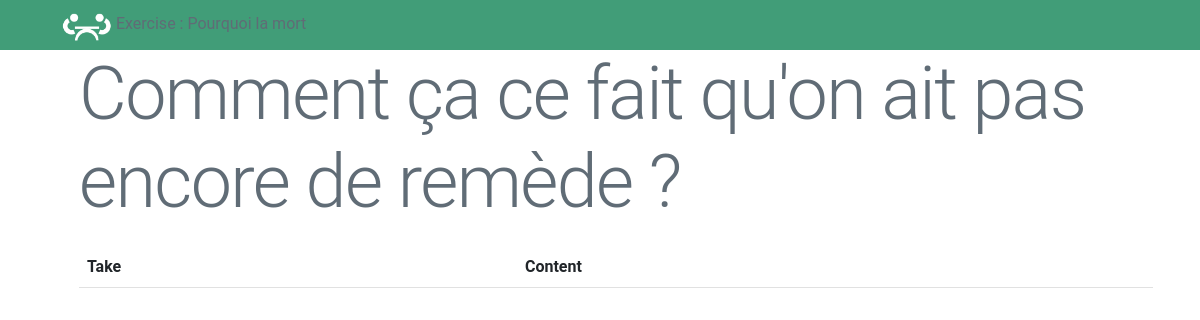
Page /?action=showStatExerciseByField&field=2 on the earlier database version.
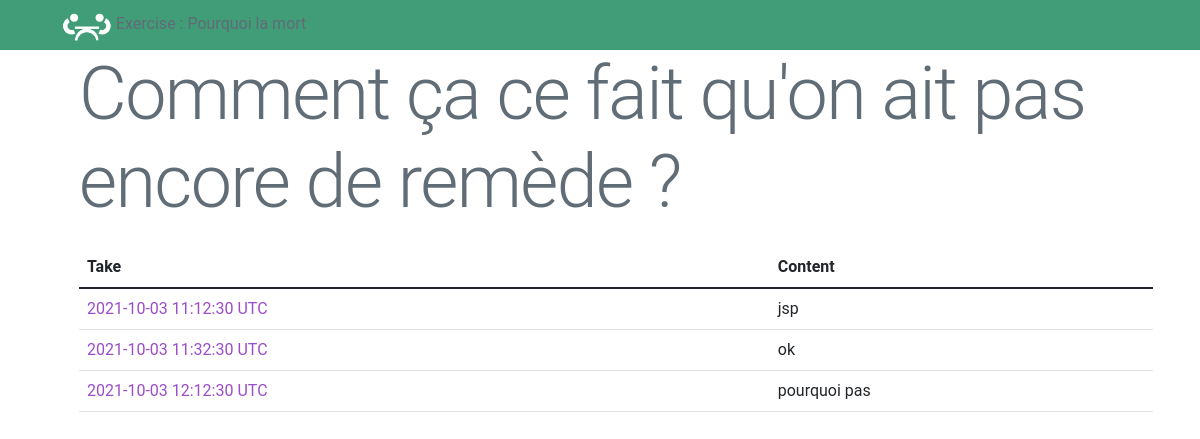
Same page on the later database version.
### tables this page shows
CREATE TABLE IF NOT EXISTS `exercises` (
  `id` int(11) NOT NULL AUTO_INCREMENT,
  `title` varchar(255) NOT NULL,
  `state` int(11) NOT NULL DEFAULT 0,
  PRIMARY KEY (`id`),
  UNIQUE KEY `exercises_title_unique` (`title`)
);

CREATE TABLE IF NOT EXISTS `fields` (
  `id` int(11) NOT NULL AUTO_INCREMENT,
  `label` varchar(255) NOT NULL,
  `value_kind` int(11) NOT NULL,
  `exercises_id` int(11) NOT NULL,
  PRIMARY KEY (`id`,`exercises_id`),
  KEY `fk_fields_exercises1_idx` (`exercises_id`),
  CONSTRAINT `fk_fields_exercises1` FOREIGN KEY (`exercises_id`) REFERENCES `exercises` (`id`) ON DELETE NO ACTION ON UPDATE NO ACTION
);

CREATE TABLE IF NOT EXISTS `takes` (
  `id` int(11) NOT NULL AUTO_INCREMENT,
  `time_stamp` timestamp NOT NULL DEFAULT current_timestamp() ON UPDATE current_timestamp(),
  PRIMARY KEY (`id`)
);

CREATE TABLE IF NOT EXISTS `answers` (
  `id` int(11) NOT NULL AUTO_INCREMENT,
  `response` text NOT NULL,
  `fields_id` int(11) NOT NULL,
  `takes_id` int(11) NOT NULL,
  PRIMARY KEY (`id`,`fields_id`,`takes_id`),
  UNIQUE KEY `unique_take_for_answer` (`fields_id`,`takes_id`),
  KEY `fk_answers_fields1_idx` (`fields_id`),
  KEY `fk_answers_takes1_idx` (`takes_id`),
  CONSTRAINT `fk_answers_fields1` FOREIGN KEY (`fields_id`) REFERENCES `fields` (`id`) ON DELETE NO ACTION ON UPDATE NO ACTION,
  CONSTRAINT `fk_answers_takes1` FOREIGN KEY (`takes_id`) REFERENCES `takes` (`id`) ON DELETE NO ACTION ON UPDATE NO ACTION
);

### Controller/ExerciseController.php (called while the page is built, shortened)
<?php
class ExerciseController
{
    public static function showStatExerciseByField()
    {
        $field = Field::find($_GET['field']);
        $exercise = Exercise::find($field->exercises_id);
        include_once "View/StatExerciseByField.php";
        $contenu = ob_get_clean();
        require dirname(__DIR__, 1) . "/View/Layout.php";
    }
}

### Model/DbConnector.php (called while the page is built, shortened)
<?php
class DbConnector
{
    private static function getPDO(){
        $DB = null;
        try{
            $DB = new PDO($DSN,$USERNAME,$PASSWORD);
        }catch(Exception $exception){
            throw new Exception("An exception has occurred when trying to connect to the database!");
        }
        $DB->exec("set names utf8");
        $DB->setAttribute(PDO::ATTR_ERRMODE, PDO::ERRMODE_EXCEPTION);
        return $DB;
    }
    static function select($query, $params, $multirecord) {
        $DB = self::getPDO();
        try {
            $statement = $DB->prepare($query);
            $statement->execute($params);
            if ($multirecord)
            {
                $queryResult = $statement->fetchAll(PDO::FETCH_ASSOC);
            } else {
                $queryResult = $statement->fetch(PDO::FETCH_ASSOC);
            }
            return $queryResult;
        } catch (PDOException $e) {
            error_log($e->getMessage());
            return null;
        }
    }
    static function selectMany($query, $params = []) {
        return self::select($query, $params, true);
    }
    static function selectOne($query, $params = []) {
        return self::select($query, $params, false);
    }
}

### Model/Field.php (called while the page is built, shortened)
<?php
class Field
{
    private int $id;
    public function __construct(string $label, int $value_kind, int $exercises_id, int $id = null)
    {
        $this->label = $label;
        $this->exercises_id = $exercises_id;
        if ($id != null) $this->id = $id;
    }
    static function find($id): ?Field
    {
        $res = DbConnector::selectOne("select * from fields where id=:id;", ["id" => $id]);
        return isset($res['label']) ? new Field($res['label'], $res['value_kind'], $res['exercises_id'], $res['id']) : null;
    }
    public function getId(): int
    {
        return $this->id;
    }
    public function takes(): array
    {
        $res = DbConnector::selectMany("SELECT takes.id, time_stamp FROM takes INNER JOIN answers ON answers.takes_id = takes.id WHERE answers.fields_id = :fields_id", ["fields_id" => $this->id]);
        $return = [];
        foreach ($res as $result) {
            $return[] = Take::make($result);
        }
        return $return;
    }
}

### Model/Exercise.php (called while the page is built, shortened)
<?php
class Exercise
{
    static function make(array $params)
    {
        $exercise = new Exercise();
        if (isset($params['id'])) {
            $exercise->id = $params['id'];
        }
        $exercise->title = $params['title'];
        $exercise->state = $params['state'];
        return $exercise;
    }
    static function find(int $id): ?Exercise
    {
        $res = DbConnector::selectOne("SELECT * FROM exercises WHERE id = :id", ['id' => $id]);
        return self::make(["id" => $res["id"], "title" => $res['title'], "state" => $res['state']]);
    }
}

### Model/Take.php (called while the page is built, shortened)
<?php
class Take
{
    public int $id;
    static function make(array $params)
    {
        $take = new Take();
        if (isset($params['id'])) {
            $take->id = $params['id'];
        }
        $take->timeStamp = new DateTime( $params['time_stamp']);
        return $take;
    }
    static function find(int $id): ?Take
    {
        $res = DbConnector::selectOne("SELECT * FROM takes WHERE id = :id", ['id' => $id]);
        return self::make(["id" => $res["id"], "time_stamp" => $res['time_stamp']]);
    }
    public function answers(): array
    {
        $answers = Answer::where("takes_id",$this->id);
        return $answers;
    }
}

### Model/Answer.php (called while the page is built, shortened)
<?php
class Answer
{
    static function make(array $params)
    {
        $answer = new Answer();
        if (isset($params['id'])) {
            $answer->id = $params['id'];
        }
        $answer->response = $params['response'];
        if (isset($params['field'])) {
            $answer->field = $params['field'];
        }else{
            $answer->field = Field::find($params['fields_id']);
        }
        if (isset($params['take'])) {
            $answer->take = $params['take'];
        }else{
            $answer->take = Take::find($params['takes_id']);
        }
        return $answer;
    }
    static function where($field,$value): array
    {
        $result = DbConnector::selectMany("select * from answers where $field = :value;",["value"=>$value]);
        $return = [];
        foreach ($result as $res){
            $return[] = self::make(["id" => $res["id"], "response" => $res['response'], "field" => Field::find($res['fields_id']), "take" => Take::find($res['takes_id'])]);
        }
        return $return;
    }
}

### View/StatExerciseByField.php (the view)
<section class="row">
    <div class="column">
        <h1><?= $field->label ?></h1>
        <table class="table">
            <thead>
            <tr>
                <th>Take</th>
                <th>Content</th>
            </tr>
            </thead>
            <tbody>
            <?php foreach ($field->takes() as $take) : ?>
                <tr>
                    <td>
                        <a class="link_title" href="?action=showStatExerciseByTake&take=<?= $take->id ?>"><?= $take->timeStamp->format('Y-m-d H:i:s') ?> UTC</a>
                    </td>
                    <?php foreach ($take->answers() as $answer) : ?>
                        <?php if ($answer->field->getId() == $field->getId()): ?>
                            <td>
                                <a>
                                    <?= $answer->response ?>
                                </a>
                            </td>
                        <?php endif; ?>
                    <?php endforeach; ?>
                </tr>
            <?php endforeach; ?>
            </tbody>
        </table>
    </div>
</section>

### View/Components/Header/Results.php (shortened to what this page needs)
    <header class="results">
        <section class="container">
            <a href="?"><img id="Logo" src="View/Style/Assets/logo.png"></a>
            <?php if ($_GET['action'] == "showStatExercise" || $_GET['action'] == "showStatExerciseByField" || $_GET['action'] == "showStatExerciseByTake"  ) { ?>
                <a>Exercise : <span><?= $exercise->title ?></span></a>
            <?php } ?>
        </section>
    </header>
<?php
$header = ob_get_clean();

### index.php (shortened to what this page needs)
<?php
if (isset($_GET['action'])) {
    switch ($_GET['action']) {
        case 'showStatExerciseByField':
            ExerciseController::showStatExerciseByField();
            break;
    }
}else{
    MainController::showHome();
}

### View/Layout.php (shortened to what this page needs)
<?php
require_once $headerPath;
?>
<!DOCTYPE html>
<html lang="fr">
<head>
    <link href="https://cdn.jsdelivr.net/npm/bootstrap@5.1.1/dist/css/bootstrap.min.css" rel="stylesheet">
    <link rel="stylesheet" href="/View/Style/CSS/Global.css">
</head>
<body>
    <?= $header; ?>
<main class="container">
    <?= $contenu; ?>
</main>
</body>
</html>

### View/Style/CSS/Global.css (style rules this page uses)
header.results { background: #419d78; height: 50px; }
#Logo { height: 50px; }
.link_title { text-decoration: none; color: #9b4dca; }
body { margin: 0; color: #606c76 !important; font-family: "Roboto", "Helvetica Neue", "Helvetica", "Arial", sans-serif; display: flex; justify-content: center; flex-direction: column; }
.row { flex-direction: row; flex-wrap: nowrap !important; justify-content: space-between; width: calc(100% + 2.0rem); margin: auto !important; text-align: left; }
.row .column { display: block; flex: 1 1 auto; margin-left: 5px; margin-right: 5px; max-width: 100%; width: 100%; }
td, tr { border-bottom: 0.1rem solid #e1e1e1; }
.container { margin: 0 auto; padding: 0 2rem; position: relative; }
h1 { font-size: 4.6rem; margin: 0; font-weight: 300; letter-spacing: -0.1rem; margin-bottom: 20px; }

Differences in the rows shown:
added takes: time_stamp "2021-10-03 11:12:30"
added answers: response "jsp", shown under "2021-10-03 11:12:30"
added takes: time_stamp "2021-10-03 11:32:30", response "ok"
added takes: time_stamp "2021-10-03 12:12:30"
added answers: response "pourquoi pas", shown under "2021-10-03 12:12:30"
